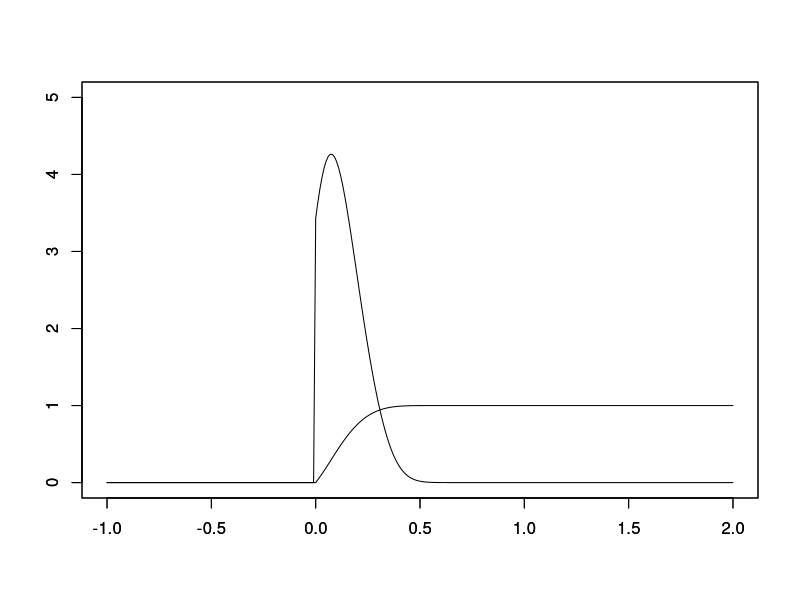

Generate this figure with R: (Note: this script raises an error after producing the figure.)
setwd("~/Code/cocolab/analyzing_experiments/morphs-analysis/")  ###change this to actual location of repo

library(stats)

#example items from experiment, 15 each distribution
down.examples <- c(0.04583, 0.003231, 0.07391, 0.01884, 0.00003024, 0.04158,
                   0.09081, 0.06746, 0.01949, 0.1007, 0.1633, 0.1441, 0.1655,
                   0.2697, 0.2161)
mid.examples <- c(0.31404, 0.30456, 0.39520, 0.56064, 0.49728, 0.53187, 0.55993,
                  0.47519, 0.54332, 0.48362, 0.51678, 0.44763, 0.68272, 0.61375,
                  0.69832)
unif.examples <- c(0.9730805, 0.0589135, 0.1332413, 0.5568001, 0.6201130, 0.4243146,
                   0.4176713, 0.2215742, 0.6778150, 0.6834636, 0.8716204, 0.5641932,
                   0.3503760, 0.9606276, 0.0048311)
examples <- list(down.examples, mid.examples, unif.examples)
names(examples) <- c("down", "mid", "unif")
possible.utterances = c('no-utt', 'pos', 'very pos') #probably OK since Ss see all of
                                                     #these in same page

#using r function density to find kernal density, so it's not actually continuous
kernel.granularity <- 2^12 #how many points are calculated for the kernel density estimate
est.kernel <- function(dist, bw) {
  return(density(examples[[dist]], from=0, to=1, n=kernel.granularity,
                 kernel="gaussian", bw=bw, adjust=1))
}

#norms the kernel density
#takes in all the points where kernel density is estimated
make.pdf <- function(kernel.est) {
  area <- sum(kernel.est$y*1/kernel.granularity)
  return(function(x){
    if (x < 0 || x > 1) {
      return(0)
    } else {
      closest.x.index <- which.min(abs(x - kernel.est$x))
      un.normed <- kernel.est$y[closest.x.index]
      return(un.normed/area)
    }
  })
}

#creates fn that approximates percentage of area before x
#takes in all the points where kernel density is estimated
make.cdf <- function(kernel.est) {
  area <- sum(kernel.est$y*1/kernel.granularity) #total area covered by kernel
                                                 #density estimate
  return(function(x){
    if (x <= 0) {
      return(0)
    } else if (x >= 1) {
      return(1)
    } else {
      closest.x.index <- which.min(abs(x-kernel.est$x))
      before <- sum(kernel.est$y[1:closest.x.index]*1/kernel.granularity)
      return(before/area)
    }
  })
}

#
prior.prob.gtr = function(theta, int, polarity) {
  if (polarity == 'positive') {
    return((int(1) - int(theta))/(int(1) - int(0)))
  } else {
    return(1 - prior.prob.gtr(theta, int, 'positive'))
  }
}

#erin did not change this fn
approx.equal = function(x,y) {return(abs(x - y) < .00001)}

#erin did not change this
utterance.index = function(utt) {return(which(possible.utterances == utt))}

#erin did not change this fn
polarity = function(utterance) {
	if (utterance == 'pos' || utterance == 'very pos' || utterance == 'pos1' ||
      utterance == 'very pos1' || utterance == 'pos2' || utterance == 'pos3') {
		return('positive')
	} else if (utterance == 'neg' || utterance == 'very neg' || utterance == 'neg1' ||
             utterance == 'very neg1' || utterance == 'neg2' || utterance == 'neg3') {
		return('negative')
	} else {
		print("Error in function polarity: unknown utterance")
	}
}

#erin did not change this fn
relevant.theta = function(utterance) {return(which(possible.utterances[-1] == utterance))}

is.true = function(utterance, thetas, degree, thetaGtr) {
  if (thetaGtr) {
    theta.cond <- thetas[relevant.theta('very pos')] > thetas[relevant.theta('pos')]
  } else {
    theta.cond <- T
  }
	if (utterance == 'no-utt') {
		return(T)
	} else if (polarity(utterance) == 'positive' &&
               degree >= thetas[relevant.theta(utterance)] && theta.cond) {
		return(T)
	} else if (polarity(utterance) == 'negative' &&
               degree <= thetas[relevant.theta(utterance)]) {
		return(T)
	} else {
		return(F)
	}
}

listener0 = function(utterance, thetas, degree, int, thetaGtr) {
	if (!is.true(utterance, thetas, degree, thetaGtr)) {
		return(0)
	} else if (utterance == 'no-utt') {
		return(1)
	} else {		
# return the prior probability of the utterance being true, as long as it isn't 0. 	
		return(1/prior.prob.gtr(thetas[relevant.theta(utterance)], int, polarity(utterance)))  
	}
} 

#erin did not change this fn
mylnth = function(u) {
	if (u == 'no-utt') {
		return(0)
	} else if (u=='very pos' || u=='very neg') {
		return(2)
	} else {
		return(1)
	}
}

speaker1 = function(thetas, degree, alpha, utt.cost, int, thetaGtr) {
	eval.utt = function(utt) {
		prior = exp(-alpha * utt.cost)^mylnth(utt)
		likelihood = exp(alpha * log(listener0(utt, thetas, degree, int, thetaGtr)))
		return(prior * likelihood)
	}
	utt.probs = sapply(possible.utterances, FUN=eval.utt)
	return(utt.probs/sum(utt.probs))
}

#erin did not change this fn
admissible = function(vec) {
  if (any(vec < 0) || any(vec > 1)) {
    return(F)
  } else if (length(vec) <= 3) {
    return(T)
  } else {
    cons = function(i) {return(vec[i] >= vec[i-1])}
    neg.indices = 2:(1 + (length(vec) - 1)/2)
    pos.indices = (2 + (length(vec) - 1)/2):length(vec)
    if (!all(sapply(neg.indices[-1], cons))) {
      return(F)
    } else if (!all(sapply(pos.indices[-1], cons))) {
      return(F)
     } else {
       return(T)
    }
  }
}

listener1 = function(utterance, alpha, utt.cost, n.samples, step.size,
                     dist, band.width, num.adj.pairs=1, mods=F,
                     thetaGtr) {
  kernel.est <- est.kernel(dist, band.width)
  dens <- make.pdf(kernel.est)
  int <- make.cdf(kernel.est)
  
  flip = function(p) {return(runif(1,0,1) < p)}
  dim1 <- paste('samp', 1:n.samples, sep='')
  dim2 <- c('degree', paste('theta.', possible.utterances[-1], sep=''))
  dimnames <- list(dim1, dim2)
	samples = matrix(NA, nrow=n.samples, ncol=length(possible.utterances), dimnames=dimnames)
	sample.prob.NN = 0
	while (approx.equal(sample.prob.NN,0)) {
	  sample.degree.prior = 0
    while (sample.degree.prior == 0) {
  		sample.degree = runif(1,0,1)
	  	sample.degree.prior = dens(sample.degree)
    }
    sample.thetas = runif(length(possible.utterances) - 1, 0, 1) 
		while (!admissible(c(sample.degree, sample.thetas))) {
			sample.thetas = runif(length(possible.utterances) - 1, 0, 1)
		}
		sample.likelihood = speaker1(sample.thetas, sample.degree,
                                 alpha, utt.cost, int, thetaGtr)[utterance.index(utterance)]
		sample.prob.NN = sample.degree.prior * sample.likelihood
	}
	sample.vec = c(sample.degree, sample.thetas)
	samples[1,] = sample.vec
	n.proposals.accepted = 0
	increment = function(n) {if (n < length(sample.vec)) {return(n+1)} else {return(1)}}
	switch = 0
	make.proposal = function(v, switch) {
		proposal.v = v
		proposal.v[switch] = sample(c(proposal.v[switch] + step.size, proposal.v[switch] - step.size), 1)
		return(proposal.v)
	}
	for (i in 2:n.samples) {
		switch = increment(switch)
		proposal.vec = make.proposal(sample.vec, switch)
 		if (admissible(proposal.vec)) {
			proposal.degree = proposal.vec[1]
			proposal.thetas = proposal.vec[2:length(proposal.vec)]
			proposal.degree.prior = dens(proposal.degree)
			proposal.likelihood = speaker1(proposal.thetas, proposal.degree, alpha, utt.cost, int, thetaGtr)[utterance.index(utterance)]
			proposal.prob.NN = proposal.degree.prior * proposal.likelihood
			accept = flip(min(1, proposal.prob.NN/sample.prob.NN))
			if (accept) {
				n.proposals.accepted = n.proposals.accepted + 1
			 	sample.vec = proposal.vec
			 	sample.prob.NN = proposal.prob.NN
			} 
		}
		samples[i,] = sample.vec
	}
	return(list(samples=samples, prop.accepted=n.proposals.accepted/(n.samples-1)))
}

#run model with these values of parameters
model <- function(alpha, utt.cost, thetaGtr, label) {
  n.true.samples <- 10#30000 #number of samples to keep
  lag <- 10#50 #number of samples to skip over
  burn.in <- 10#5000
  n.samples <- n.true.samples * lag + burn.in
  step.size <- 0.005
  dists <- c("down", "mid", "unif")
  model.runs <- lapply(dists, function(dist) {
    return(lapply(possible.utterances, function(utterance) {
      listener1(utterance, alpha=alpha, utt.cost=utt.cost, n.samples=n.samples,
                step.size=step.size, dist=dist, band.width=0.09466942, thetaGtr=thetaGtr)
    }))
  })
  model.runs <- lapply(model.runs, function(run) {
    names(run) <- possible.utterances
    return(run)
  })
  names(model.runs) <- dists
  
  myapply <- function(f) {
    c(sapply(dists, function(dist) {
      return(c(sapply(possible.utterances, function(utterance) {
        return(f(dist, utterance))
      })))
    }))
  }
  
  graph.dist <- myapply(function(d,u){return(d)})
  graph.utterance <- myapply(function(d,u){return(u)})
  graph.means <- myapply(function(d,u){
    du.name <- paste(c(label, "-", d, "-", u, ".data"), collapse="")
    du.frame <- model.runs[[d]][[u]]
    #save all data
    write.table(du.frame, du.name)
    #get mean for this combo of dist and modifier
    return(mean(du.frame[["samples"]]))
  })
  
  avg.data <- data.frame(dist=graph.dist, utterance=graph.utterance, mean=graph.means)
  graph.data <- matrix(avg.data$mean, nrow=3, ncol=3, dimnames=list(possible.utterances, dists))
  png(paste(c(label, ".png"), collapse=""))
  barplot(graph.data, beside=T, main="Model", ylab="feppiness",
          col=rainbow(3), ylim=c(0,1))
  
  avg.data
  dev.off()
}

#graph data and save plot -- CHECK THIS!
sapply( c("down", "mid", "unif"), function(dist) {
  h <- 0.09
  kernel.est <- est.kernel(dist, h)
  dens <- make.pdf(kernel.est)
  int <- make.cdf(kernel.est)
  x <- seq(-1, 2, 0.01)
  int.y <- sapply(x, int)
  dens.y <- sapply(x, dens)
  plot(x,int.y,ylim=c(0,5), ylab="", xlab="", type="l")
  par(new=T)
  plot(x,dens.y, ylim=c(0,5), ylab="", xlab="", type="l")
  print(integrate(function(x){return(sapply(x, dens))}, lower=-0.1, upper=1.1))
})

#run the model with different values of free parameters
model(alpha=1, utt.cost=2, thetaGtr=T, label="output/alpha1cost2thetaGtr")
model(alpha=1, utt.cost=2, thetaGtr=F, label="output/alpha1cost2")
model(alpha=1, utt.cost=2, thetaGtr=F, label="output/alpha1cost5")
model(alpha=2, utt.cost=2, thetaGtr=T, label="output/alpha2cost2thetaGtr")
model(alpha=2, utt.cost=2, thetaGtr=F, label="output/alpha2cost2")
model(alpha=2, utt.cost=2, thetaGtr=F, label="output/alpha2cost5")
model(alpha=4, utt.cost=2, thetaGtr=T, label="output/alpha4cost2thetaGtr")
model(alpha=4, utt.cost=2, thetaGtr=F, label="output/alpha4cost2")
model(alpha=4, utt.cost=2, thetaGtr=F, label="output/alpha4cost5")